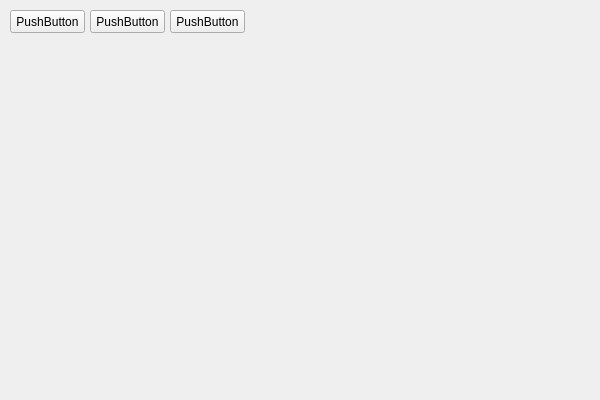
<?xml version="1.0" encoding="UTF-8"?>
<ui version="4.0">
 <class>testqtsignalslotClass</class>
 <widget class="QWidget" name="testqtsignalslotClass">
  <property name="geometry">
   <rect>
    <x>0</x>
    <y>0</y>
    <width>600</width>
    <height>400</height>
   </rect>
  </property>
  <property name="windowTitle">
   <string>testqtsignalslot</string>
  </property>
  <widget class="QPushButton" name="pushButton">
   <property name="geometry">
    <rect>
     <x>10</x>
     <y>10</y>
     <width>75</width>
     <height>23</height>
    </rect>
   </property>
   <property name="text">
    <string>PushButton</string>
   </property>
  </widget>
  <widget class="QPushButton" name="pushButtonQueue">
   <property name="geometry">
    <rect>
     <x>90</x>
     <y>10</y>
     <width>75</width>
     <height>23</height>
    </rect>
   </property>
   <property name="text">
    <string>PushButton</string>
   </property>
  </widget>
  <widget class="QPushButton" name="pushButtonVariant">
   <property name="geometry">
    <rect>
     <x>170</x>
     <y>10</y>
     <width>75</width>
     <height>23</height>
    </rect>
   </property>
   <property name="text">
    <string>PushButton</string>
   </property>
  </widget>
 </widget>
 <layoutdefault spacing="6" margin="11"/>
 <resources>
  <include location="testqtsignalslot.qrc"/>
 </resources>
 <connections/>
</ui>
